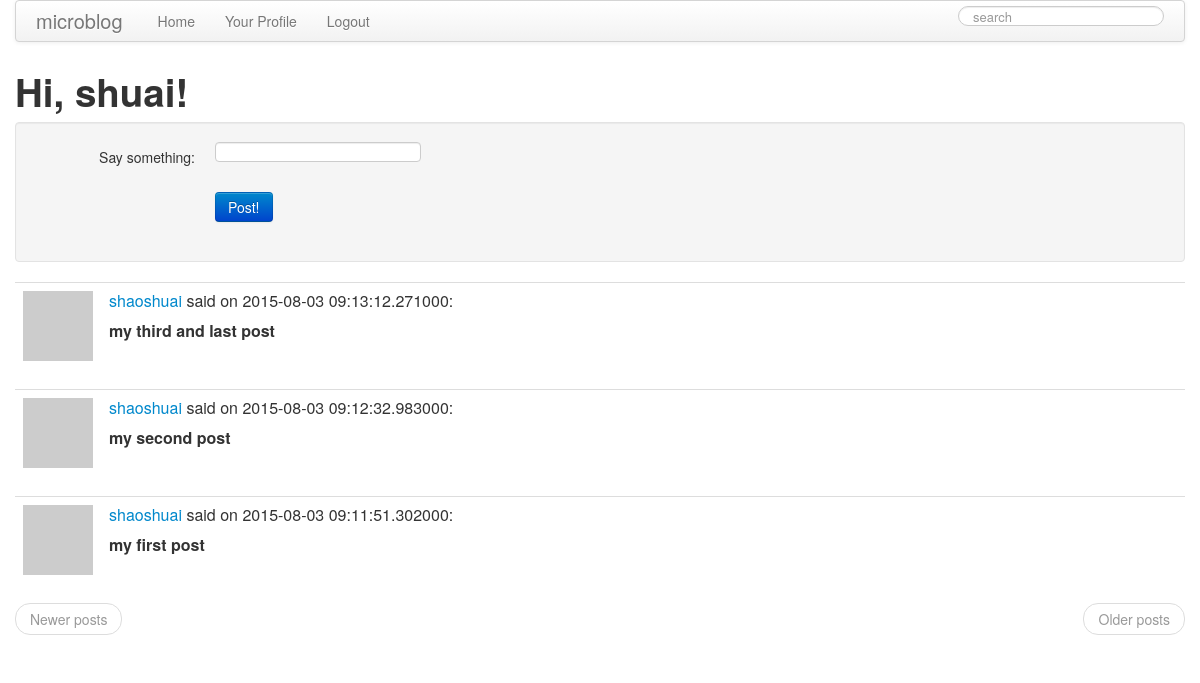
The page /index (signed in) on the database its author committed.
### app/models.py (models this page shows, shortened)
class User(db.Model):
    id = db.Column(db.Integer, primary_key=True)
    nickname = db.Column(db.String(64), index=True, unique=True)
    email = db.Column(db.String(120), index=True, unique=True)
    posts = db.relationship('Post', backref='author', lazy='dynamic')
    about_me = db.Column(db.String(140))
    last_seen = db.Column(db.DateTime)
    followed = db.relationship('User',
                               secondary=followers,
                               primaryjoin=(followers.c.follower_id == id),
                               secondaryjoin=(followers.c.followed_id == id),
                               backref=db.backref('followers', lazy='dynamic'),
                               lazy='dynamic')
    def is_authenticated(self):
        return True
    def avatar(self, size):
            return 'http://www.gravatar.com/avatar/%s?d=mm&s=%d' % (md5(self.email.encode('utf-8')).hexdigest(), size)
    def followed_posts(self):
        return Post.query.join(followers, (followers.c.followed_id == Post.user_id)).filter(followers.c.follower_id == self.id).order_by(Post.timestamp.desc())

class Post(db.Model):
    __searchable__ = ['body']
    id = db.Column(db.Integer, primary_key = True)
    body = db.Column(db.String(140))
    timestamp = db.Column(db.DateTime)
    user_id = db.Column(db.Integer, db.ForeignKey('user.id'))

### app/views.py (the view)
@app.route('/', methods=['GET','POST'])
@app.route('/index', methods=['GET', 'POST'])
@app.route('/index/<int:page>', methods=['GET', 'POST'])
@login_required
def index(page=1):
    form = PostForm()
    if form.validate_on_submit():
        post = Post(body=form.post.data, timestamp=datetime.utcnow(), author=g.user)
        db.session.add(post)
        db.session.commit()
        flash('Your post is now live!')
        return  redirect(url_for('index'))
    posts = g.user.followed_posts().paginate(page, POSTS_PER_PAGE, False)
    return render_template('index.html',tile='Home', form=form, posts=posts)

### app/forms.py
class SearchForm(Form):
    search = StringField('search', validators=[DataRequired()])

class PostForm(Form):
    post = StringField('post', validators=[DataRequired()])

### app/views.py (called while the page is built)
@lm.user_loader
def load_user(id):
    return User.query.get(int(id))

@app.before_request
def before_request():
    g.user = current_user
    if g.user.is_authenticated():
        g.user.last_seen = datetime.utcnow()
        db.session.add(g.user)
        db.session.commit()
        g.search_form = SearchForm()

### app/templates/index.html (shortened to what this page needs)
{% extends "base.html" %}
{% block content %}
    <h1>Hi, {{ g.user.nickname }}!</h1>
    <div class="well">
        <form class="form-horizontal" action="" method="post" name="post">
            <div class="control-group{% if form.post.errors %} error{% endif %}">
                <label class="control-label" for="post">Say something:</label>
                <div class="controls">
                    {{ form.post(size=30, maxlength=140) }}
                </div>
            </div>
            <div class="control-group">
                <div class="controls">
                    <input class="btn btn-primary" type="submit" value="Post!">
                </div>
            </div>
        </form>
    </div>
    {% for post in posts.items %}
        {% include 'post.html' %}
    {% endfor %}
    <ul class="pager">
        {% if posts.has_prev %}
        <li class="previous"><a href="{{ url_for('index', page=posts.prev_num) }}">Newer posts</a></li>
        {% else %}
        <li class="previous disabled"><a href="#">Newer posts</a></li>
        {% endif %}
        {% if posts.has_next %}
        <li class="next"><a href="{{ url_for('index', page=posts.next_num) }}">Older posts</a></li>
        {% else %}
        <li class="next disabled"><a href="#">Older posts</a></li>
        {% endif %}
    </ul>
{% endblock %}

### app/templates/post.html
<table class="table table-hover">
    <tr>
        <td width="70px">
            <a href="{{ url_for('user', nickname=post.author.nickname) }}"><img src="{{ post.author.avatar(70) }}" /></a>
        </td>
        <td>
            <p>
                <a href="{{ url_for('user', nickname=post.author.nickname) }}">{{ post.author.nickname }}</a> said on {{ post.timestamp }}:
            </p>
            <p>
                <strong>{{ post.body }}</strong>
            </p>
        </td>
    </tr>
</table>

### rows shown on the page
User: user.nickname "shuai"
Post: author.nickname "shaoshuai", timestamp "2015-08-03 09:13:12.271000", body "my third and last post"
Post: author.nickname "shaoshuai", timestamp "2015-08-03 09:12:32.983000", body "my second post"
Post: author.nickname "shaoshuai", timestamp "2015-08-03 09:11:51.302000", body "my first post"
